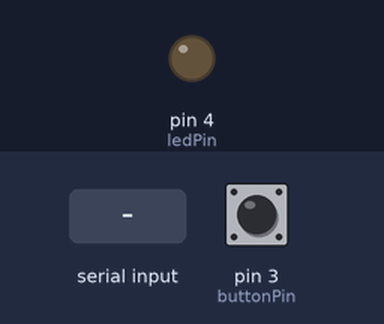
Bench run of a sketch on a simulated Arduino Uno, built with avr-gcc and run on an emulated ATmega328P. On the bench: output pins drawn as LEDs (lit = HIGH). Inputs (shaded band) come from the test bench; at power-on: pin 3 (buttonPin) LOW.

Above: at 1.2 s.
1.3 s: "H" received over the second serial link
At 2.2 s:
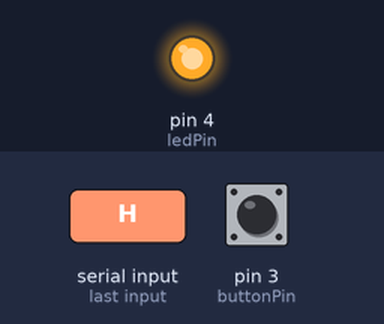
2.8 s: "L" received over the second serial link
At 3.5 s:
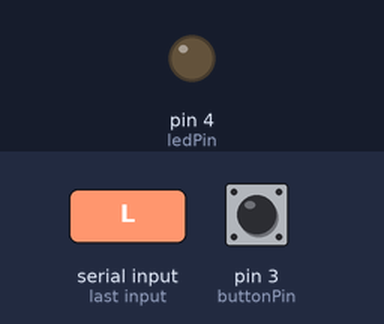
Timing chart, 0 to 5.8 s (numbered marks = the images above; inputs shaded):
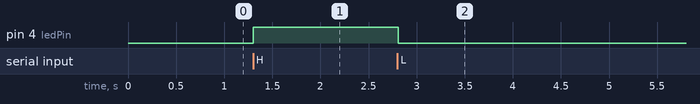

The sketch:

hbanke2Lab7.ino
```cpp
/* Het Banker, 676239923, hbanke2
 * LAB 7: Two Arduinos Communication
 * Decsription: In this lab, we are to communicate between two ardunios. We have to connect
 *              2 external LEDS and 2 button on two different arduinos. LEDs should turn on and off
 *              based on the button pressed on the opposite arduinos.
 * Assumption: In this lab, the hardest part was to make a circuit. We had to be very careful on
 *             where how we are wiring the circuit. Many times what happened was that, the ground weren't same,
 *             the pins for the LEDs and the buttons were't same.
 * References:
 *            https://www.arduino.cc/en/Reference/softwareSerial
 *            https://www.arduino.cc/reference/en/language/functions/communication/serial/available/
 */


#include <SoftwareSerial.h>

//serial communication on pins 0 and 1
SoftwareSerial mySerial(0, 1); // RX, TX

//constants won't change. They're used here to set pin numbers:
const int buttonPin = 3;     //the number of the pushbutton pin
const int ledPin =  4;      //the number of the LED pin
char val = 'D';
//variables will change:
int val1 = 0;         //variable for reading the pushbutton status
int val2 = 0;
int buttonState = 0 ; //button status

void setup()
{
  //initialize the LED pin as an output
  pinMode(ledPin, OUTPUT);
  //initialize the pushbutton pin as an input
  pinMode(buttonPin, INPUT);
  mySerial.begin(9600);
}

void loop()
{
  //read the state of the pushbutton value
  val1 = digitalRead(buttonPin);  // read input value and store it in val
  delay(10);  //10 milliseconds is a good amount of time
  val2 = digitalRead(buttonPin);  // read the input again to check for bounces

  if(val1 = val2) // make sure we got 2 consistant readings!
  {
    if(val1 != buttonState) // the button state has changed!
    {
      //check if the pushbutton is pressed. If it is, the buttonState is HIGH:
      if (buttonState == HIGH)
      {
        mySerial.write('H');  //mark it as H (high)
      }
       else
      {
        mySerial.write('L');  //mark it as L (low)
      }
    }
    //save the new state in our variable
    buttonState = val1;

  }

  //checking to see whether the value is avaiable or not
  if(mySerial.available( ))
  {
    //read in the value
    val = mySerial.read( );
    //check to see if the value is high
    if(val == 'H')
    {
      //turn the LED on
      digitalWrite(ledPin, HIGH);
    }
    //check to see if the value is low
    else if(val == 'L')
    {
      //turn the LED off
      digitalWrite(ledPin, LOW);
    }
  }
}
```

Measured:
- after the input at 1.3 s, pin 4 (ledPin): LOW → HIGH at once
- after the input at 2.8 s, pin 4 (ledPin): HIGH → LOW at once
